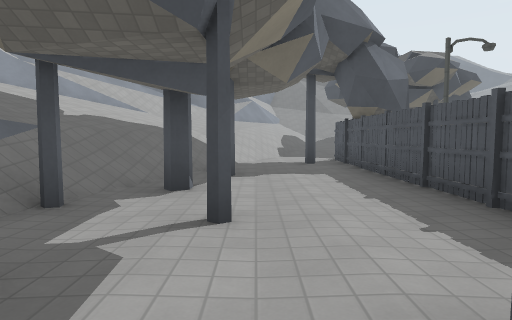
[1] (above)

18 first-person views from a walk through a Godot game level. The camera is 1.3 m above the floor, tilts 4° down and sees 75° across. Doors that lead somewhere are drawn open, without their leaves. The floor is counted in squares, 2 m on a side. Each view is taken from the middle of a square. On the plan, view 1 faces up. The plan holds only what a view shows up to about 10 squares ahead; the rest is blank. The place goes on beyond the plan. Characters and animated objects are not drawn. Surface patterns are stand-ins for the level's own textures.

[2]
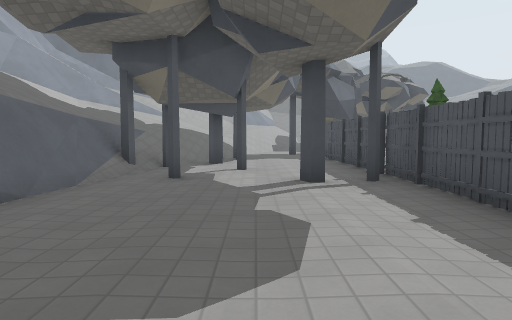

[3]
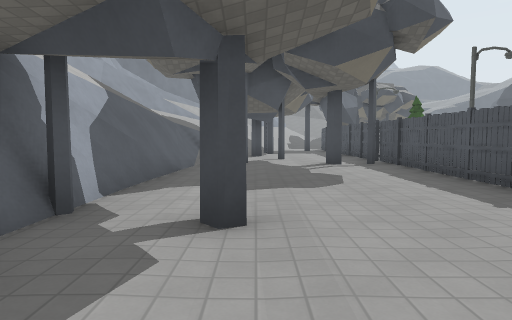

[4]
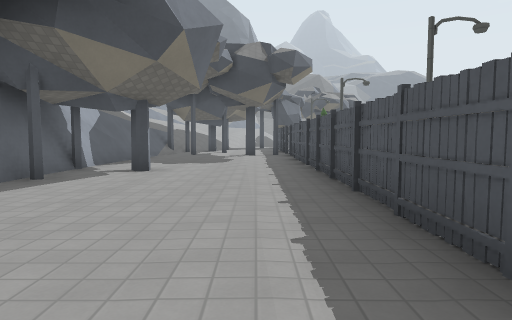

[5]
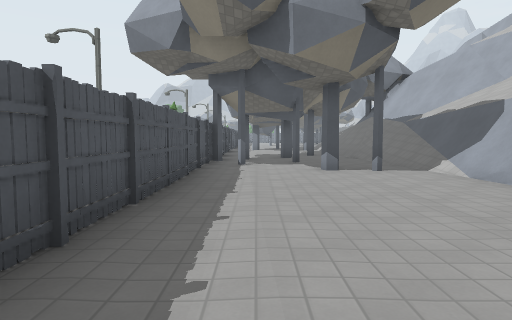

[6]
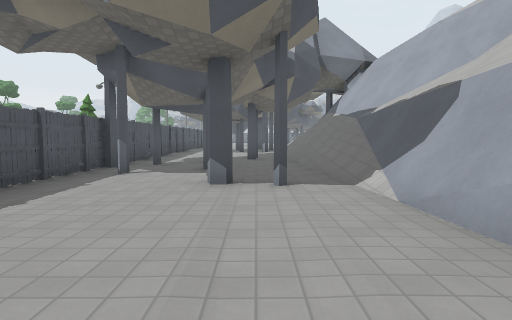

[7]
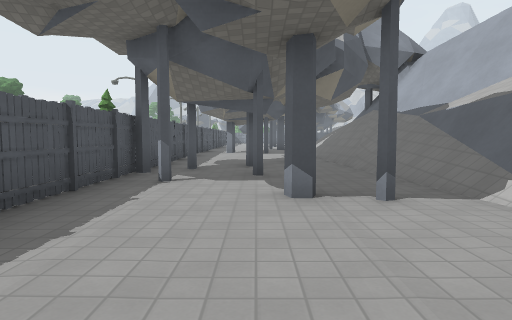

[8]
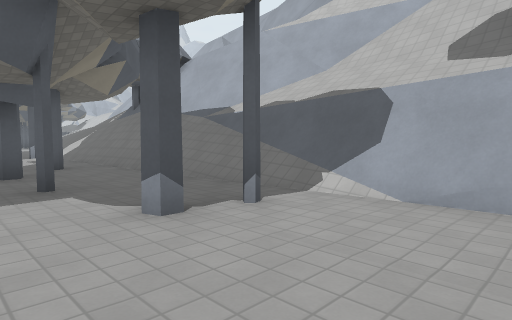

[9]
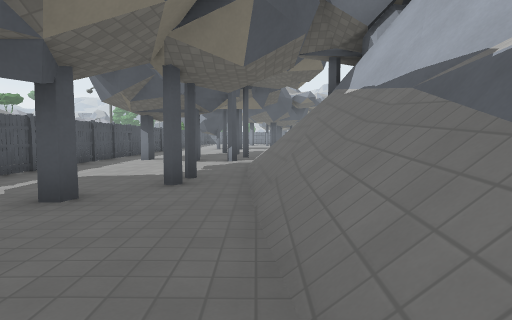

[10]
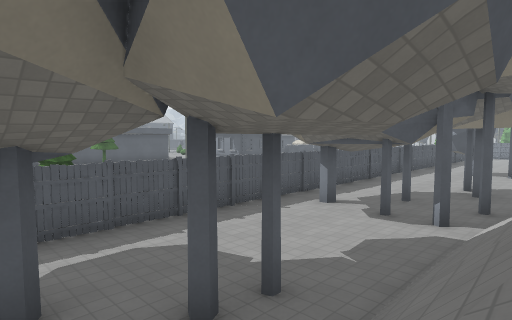

[11]
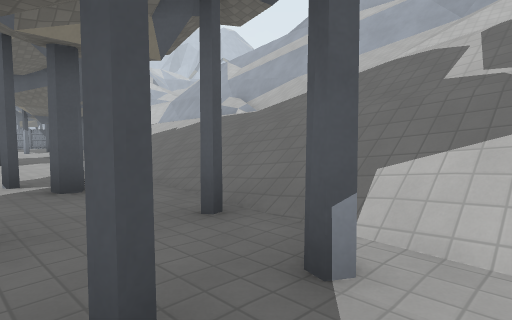

[12]
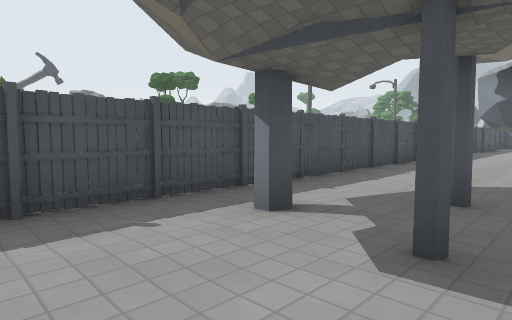

[13]
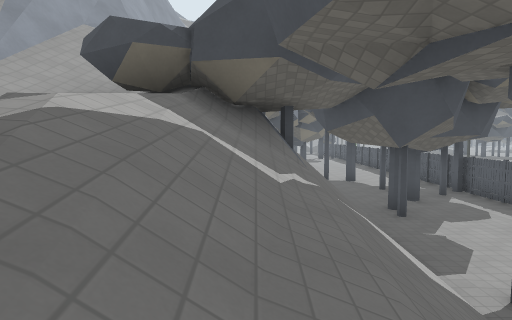

[14]
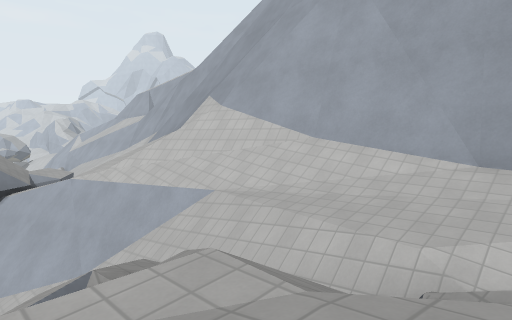

[15]
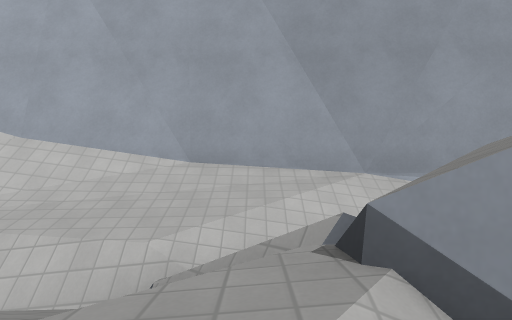

[16]
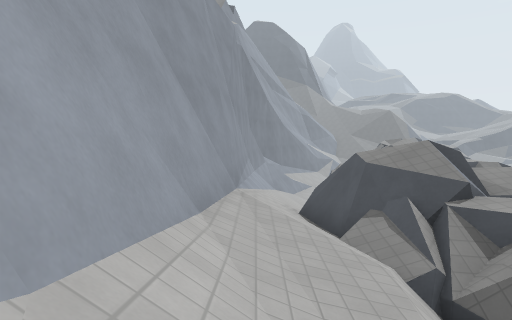

[17]
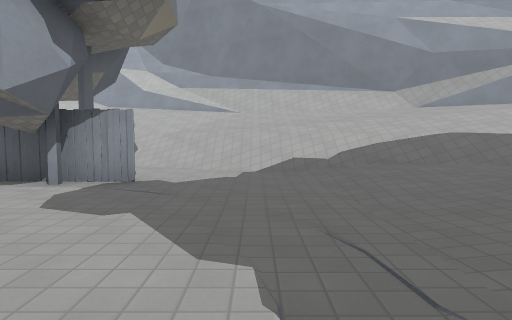

[18]
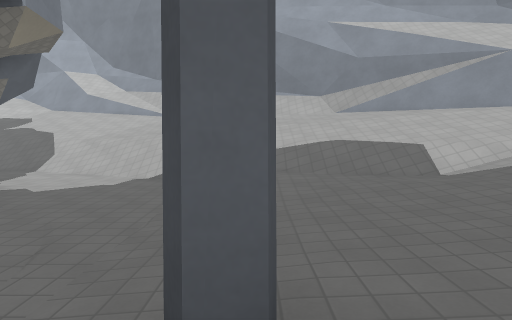

### Floor plan
Key: @ floor where view 1 was taken; # wall or solid block; x gap in a wall; . floor; / step, stairs or slope; = window, fence, low wall or low ledge; v drop or lower ground; S streetlight.
Columns run from 8 left of view 1 to 7 right of it. Each row starts with its distance up from view 1.
 18      #//#/
 17      #/##//
 16      ###/////
 15      ##//////
 14      #///////..
 13      /////////#.
 12      ////////./
 11      /////...../
 10    #/////...../
  9   ##=////.#../
  8   #=////..# .
  7   ##////..# S
  6  ###///#..#
  5  ##////...#
  4   /////#..#
  3    ///#...#
  2    //=#.#.#
  1     /#.#..#
  0      #..@.#
 -1  #/ /#....#
 -2  #/ /#....#
 -3 ##/  #....#
 -4 #//  #.#..#
 -5 #//#=#....#
 -6 #//#=#....#
 -7 #/////....#
 -8 #/////....#
 -9 #////#....#
-10 #////#....#
-11 #////#.#..#
-12 #////#..#.#
-13 #//#/=/...#
-14 #//#///.#.#
-15 #//v#//...#
-16 /  /#//.#.#
-17 // /#//#..#
-18 #///#//...#
-19 =/###//...#
-20  //////...#
-21    ////#.x#
-22    ///#...#
-23    ////.#.#
-24    ///....#
-25    ///.#..#
-26    ///....#

Positions as (right, up) in squares from view 1, and headings:
1: (0, 0), facing up
2: (0, -4), facing up
3: (-1, -7), facing up
4: (1, -11), facing up
5: (1, -5), facing down
6: (-1, -7), facing down
7: (0, -8), facing down
8: (1, -9), facing down-left
9: (-2, -12), facing down
10: (-3, -15), facing down-right
11: (0, -20), facing down-left
12: (-1, -19), facing down-right
13: (-4, -24), facing up
14: (-3, -7), facing down-left
15: (-3, -7), facing left
16: (-7, -11), facing up
17: (7, 11), facing left
18: (7, 13), facing left
